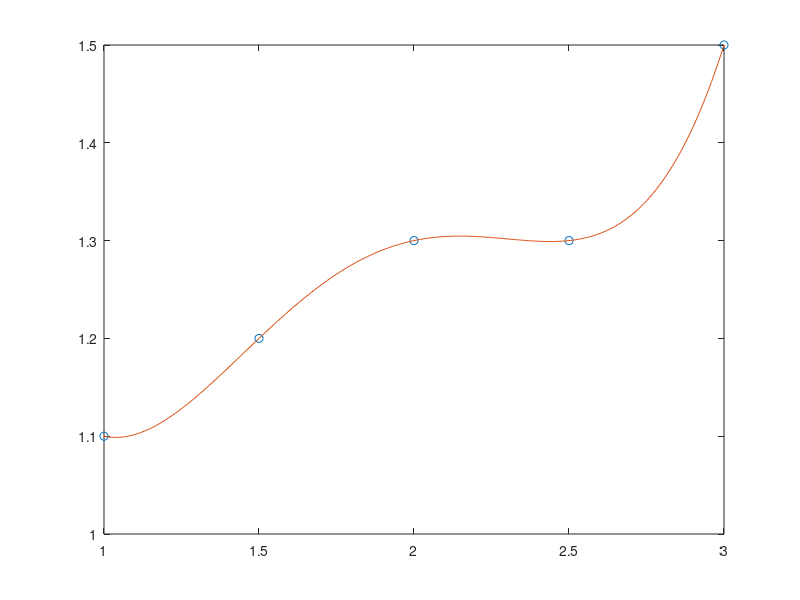
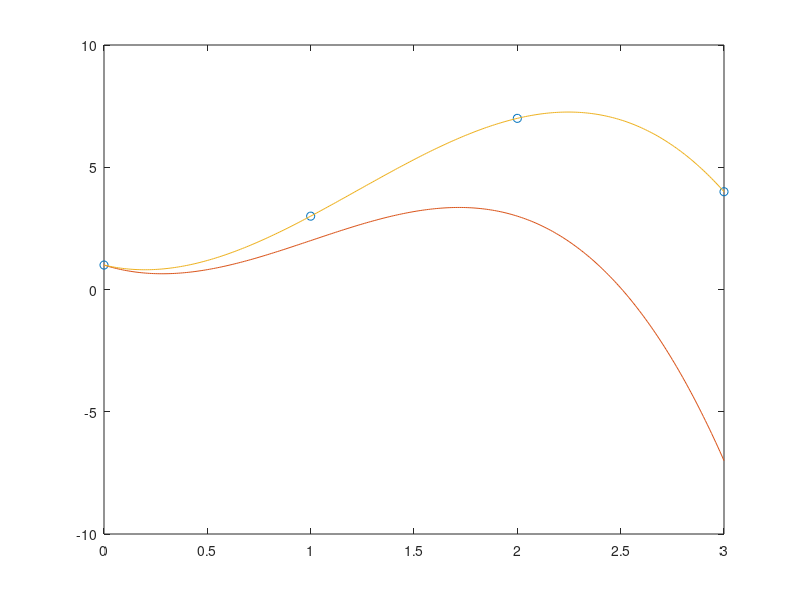

Recreate these plots in MATLAB, in order.
x = linspace(1, 3, 5)
y = [1.1 1.2 1.3 1.3 1.5]


a = [x'.^4 x'.^3 x'.^2 x'.^1 x'.^0]


l = a\y'

f = @(x) (x.^4 * l(1)) + (x.^3 * l(2)) + (x.^2 * l(3)) + (x.^1 * l(4)) + (x.^0 * l(5));

xx = 1:0.01:3;
figure()
plot(x,y,"o",xx,f(xx))


x2 = [0 1 2 3]
y2 = [1 3 7 4]
xx2 = 0:0.01:3;
figure()
p3 = @(x) -(11*(x.^3))/6 + (11*(x.^2))/2 - (8*x)/3 +1;
p32 = @(x) (-3*(x.^3))/2 + (11*(x.^2))/2 -2*x + 1;
plot(x2,y2,"o",xx2,p3(xx2),xx2,p32(xx2))

 